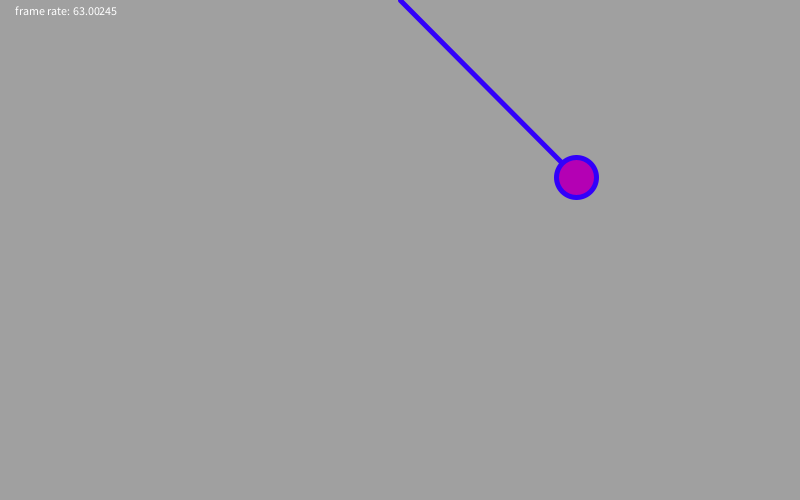
Frame 1 (no input)
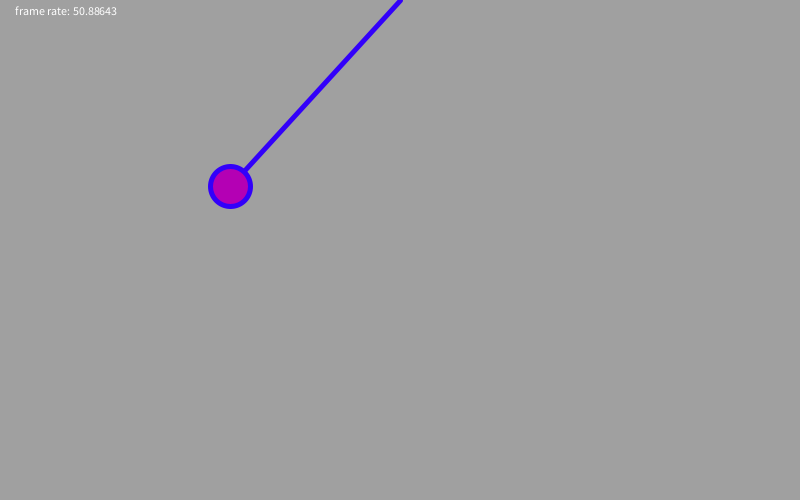
Frame 60 (the mouse pressed at the canvas centre just before this capture)
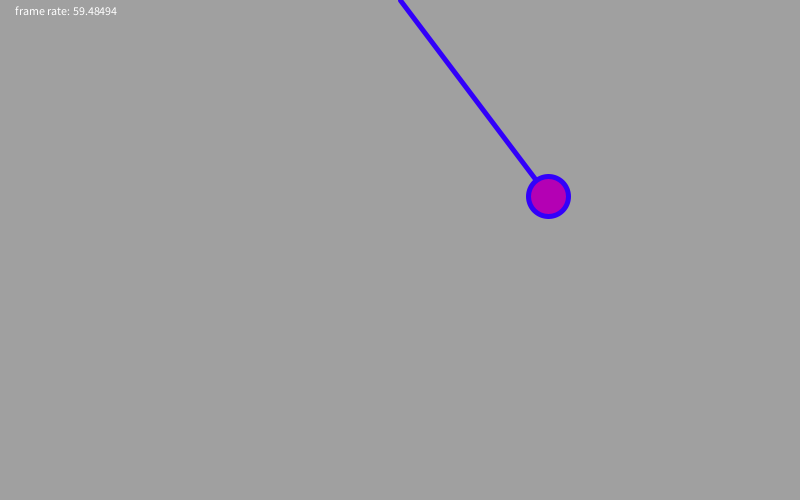
Frame 120 (the mouse held since frame 60 and released just before this capture)

The Processing sketch that drew these frames (run headless with seeded random() and noise(); from frame 60 on, the mouse is pressed at the canvas centre):

// Processing sketch: processing_150724
// ── processing_150724.pde

PVector gravedad = new PVector(0,9.8);
float pendulo_long = 250;
float dt = 0.3;
Pendulo pend;

void setup() 
{
  size(800,500);
  pend = new Pendulo(pendulo_long);
}

void draw() 
{
  background(160);
  pend.run();
}
void keyPressed()
{
  if (key==' ')
     pend = new Pendulo(pendulo_long);
}

class Pendulo 
{
  PVector location;
  PVector velocity;
  PVector acceleration;
  float longitud;
  float masa=20;
  PVector peso;
  float ang = radians(45);
  
  Pendulo(float l)
  {
    location = new PVector(0,0);
    velocity = new PVector(0,0);
    acceleration = new PVector(0,0);
    longitud=l;
    location.set((width/2)+longitud*sin(ang),longitud*cos(ang));
    
    peso = PVector.mult(gravedad,masa);
  }
  void run() 
  {
    update();
    display();
  }
  void computoFuerzas() 
  {
    PVector distancia = new PVector(0,0);
    PVector distanciaUnitaria = new PVector(0,0);
    PVector ft;
    float fcp;
    float mgcos;
    distancia.x = location.x-(width/2.0);
    distancia.y = location.y;
    fcp= masa * (velocity.mag()*velocity.mag() / longitud);
      
    distanciaUnitaria.set(distancia);  
    distanciaUnitaria.normalize(); 
    mgcos = proyeccion(peso, distancia);
      
    ft = distanciaUnitaria.get();
    ft.mult(-(mgcos+fcp));
   
    applyForce(peso);
    applyForce(ft);
  }
  float proyeccion(PVector v1, PVector v2) 
  {
    float proy = 0;
    
    if( (v1.mag() != 0) && (v2.mag() != 0) )
    {
      proy = v1.dot(v2) / v2.mag();
    }
    
    return proy;
  }

  void applyForce(PVector force) 
  {
    PVector f = PVector.div(force.get(), masa);
    acceleration.add(f);
  } 

  void update() 
  {   
    computoFuerzas();
    
    // EULER (SEMI)
    velocity.sub(PVector.mult(acceleration, dt));
    location.sub(PVector.mult(velocity, dt));
    
    acceleration.set(0,0);
  }

  // Method to display
  void display() 
  {
    stroke(50, 0, 250);
    strokeWeight(5);
    fill(180, 0, 180);
    
    //Cuerda
    line(width/2.0, 0, location.x, location.y);
    
    //Bola
    ellipse(location.x,location.y,40,40);
    
    fill(255);
    text("frame rate: " + frameRate, 15, 15);
  }
}  
